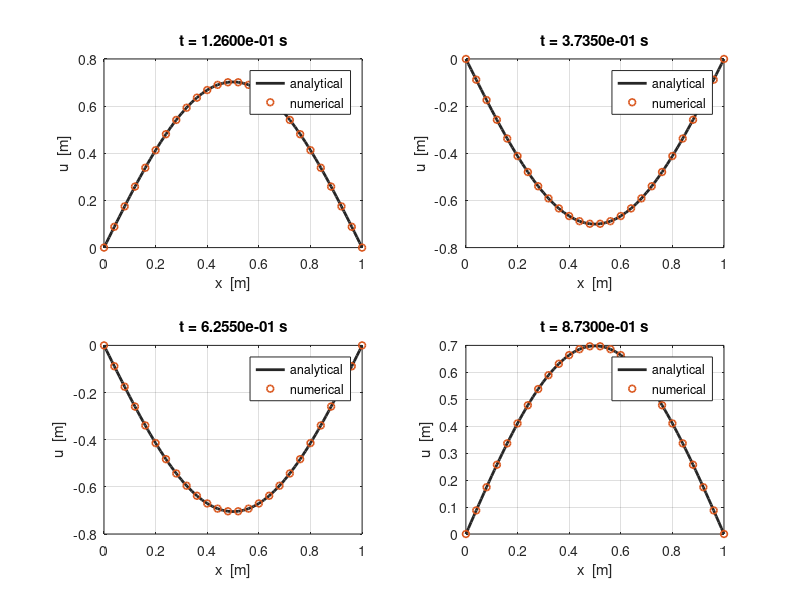
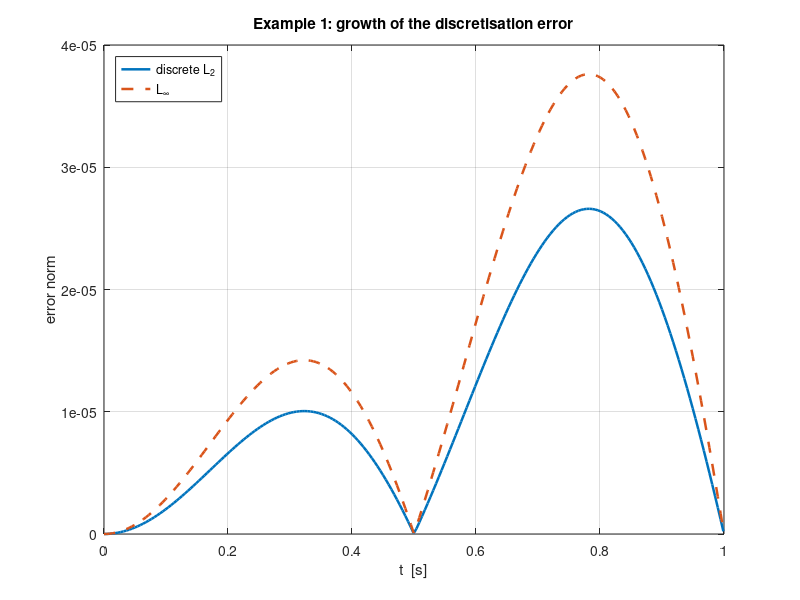
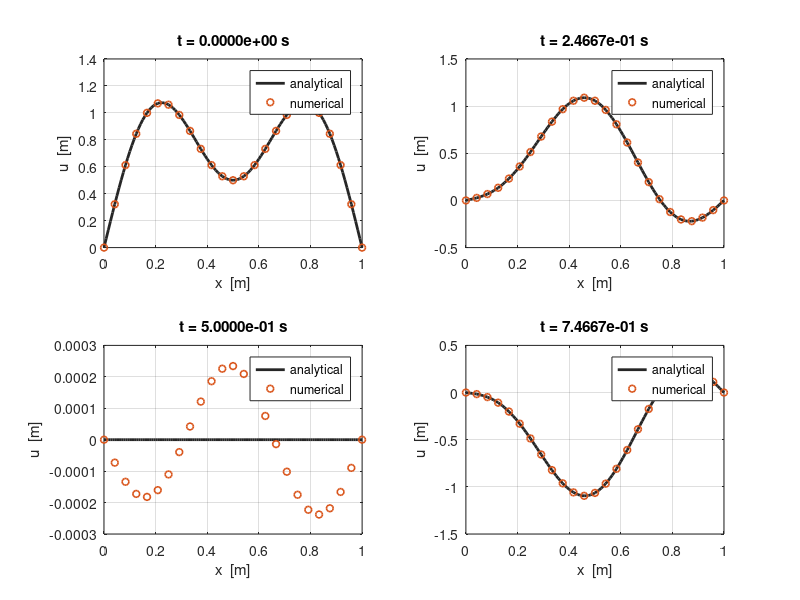
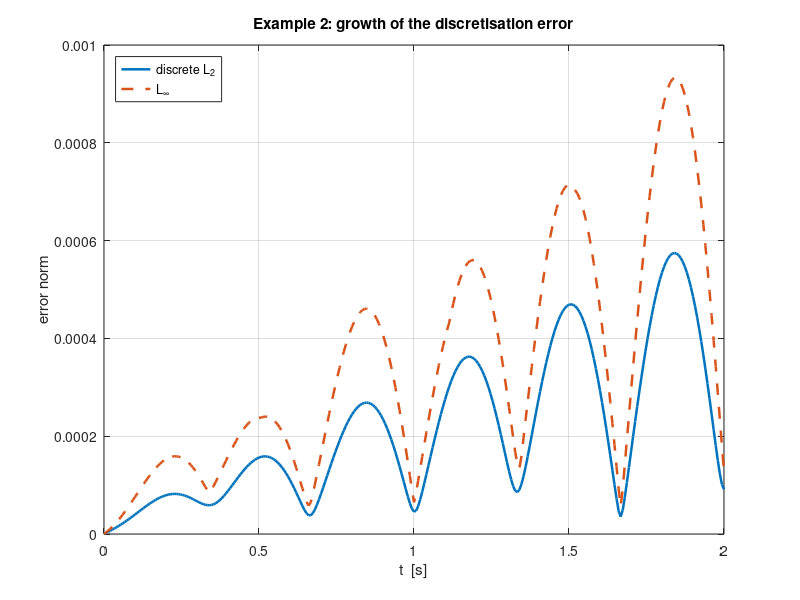

Write MATLAB code to recreate these figures, in order.
function Hyperbolic_NPDE_Solver
%HYPERBOLIC_NPDE_SOLVER  1-D wave equation: four numerical methods.
%
%   Solves   u_tt = c^2*u_xx  on 0 < x < L, t > 0,  with Dirichlet
%   conditions u(0,t) = u(L,t) = 0 and initial data u(x,0) = f(x),
%   u_t(x,0) = g(x), and compares four finite-difference methods with
%   the exact Fourier-series solution.  With r = c*dt/dx and
%   dxx(v) = v(i+1)-2v(i)+v(i-1):
%
%   M1 solveExplicitCTCS      U(i,n+1) = 2U(i,n)-U(i,n-1)+r^2*dxx(U)
%                             3 levels, O(dx^2+dt^2), stable iff r<=1
%   M2 solveImplicitTheta     (I-th*r^2*dxx)U(:,n+1) = ... tridiagonal
%                             solve, unconditionally stable, th >= 1/4
%   M3 solveLaxWendroff       Lax-Wendroff on p = u_t, q = c*u_x, then
%                             u by the trapezoidal rule; dissipative
%   M4 solveCharacteristics   U(i,n+1) = U(i+1,n)+U(i-1,n)-U(i,n-1)
%                             at r = 1; exact when g = 0
%
%   Examples: 1 fundamental string mode (g = 0); 2 superposed modes
%   with g not 0; 3 PHYSICS/EM, a standing wave in a vacuum cavity
%   between two perfect electric conductors, with H recovered from
%   Faraday's law and the stored energy monitored.  A CFL experiment
%   and a grid-refinement study follow.
%
%   Units: x [m], t [s], c [m/s], u [m] (string) or [V/m] (E field).
%   Usage: hyperbolic_npde_solver.  No toolboxes; MATLAB or Octave.

close all;
fprintf('\n%s\n', repmat('=', 1, 68));
fprintf('  HYPERBOLIC PDEs -- 1-D WAVE EQUATION\n');
fprintf('  Four numerical methods verified against exact solutions\n');
fprintf('%s\n', repmat('=', 1, 68));

runExample1();
runExample2();
runExample3EM();
runCFLExperiment();
runConvergenceStudy();
fprintf('\nAll three examples completed successfully.\n\n');
end

%% ---- EXAMPLE 1: fundamental standing mode of a string -----------
function runExample1
%RUNEXAMPLE1  f = sin(pi*x/L), g = 0, c = 2 m/s, L = 1 m.
%   Exact: u(x,t) = sin(pi*x/L)*cos(c*pi*t/L), period T1 = 2L/c = 1 s.
c = 2.0;  L = 1.0;  T = 1.0;  Nx = 100;  rTarget = 0.90;
f   = @(x) sin(pi*x/L);
g   = @(x) zeros(size(x));
uex = @(x,t) sin(pi*x/L) .* cos(c*pi*t/L);

printHeader('EXAMPLE 1', 'Fundamental standing mode of a string');
fprintf('  c = %.4f m/s, L = %.4f m, T = %.4f s\n', c, L, T);

fprintf('\n  (a) Coarse grid reproducing the hand computation\n');
[Uh, xh, th] = solveExplicitCTCS(c, L, 3/32, 4, 0.50, f, g);
printLevelTable(Uh, buildExactField(uex, xh, th), xh, th, 0:2);

fprintf('\n  (b) Four methods on Nx = %d\n', Nx);
compareAllMethods(c, L, T, Nx, rTarget, f, g, uex, 'Example 1');

[U, x, t] = solveExplicitCTCS(c, L, T, Nx, rTarget, f, g);
Uex = buildExactField(uex, x, t);
plotProfiles(U, Uex, x, t, [0.125 0.375 0.625 0.875], ...
    'Example 1: fundamental mode', 'u  [m]');
plotErrorHistory(U, Uex, x, t, 'Example 1');
end

%% ---- EXAMPLE 2: superposed modes, non-zero initial velocity -----
function runExample2
%RUNEXAMPLE2  f = sin(pi*x/L)+0.5*sin(3*pi*x/L),
%   g = (c*pi/2L)*sin(2*pi*x/L).  With omega_n = c*n*pi/L the only
%   non-zero coefficients are A1 = 1, A3 = 1/2 and B2 = 1/4, so the
%   Fourier series terminates and the exact solution is a finite sum.
c = 1.0;  L = 1.0;  T = 2.0;  Nx = 120;  rTarget = 0.80;
w   = @(n) c*n*pi/L;
f   = @(x) sin(pi*x/L) + 0.5*sin(3*pi*x/L);
g   = @(x) (c*pi/(2*L)) * sin(2*pi*x/L);
uex = @(x,t) 1.00*sin(1*pi*x/L).*cos(w(1)*t) ...
           + 0.25*sin(2*pi*x/L).*sin(w(2)*t) ...
           + 0.50*sin(3*pi*x/L).*cos(w(3)*t);

printHeader('EXAMPLE 2', 'Superposed modes, non-zero initial velocity');
fprintf('  c = %.4f m/s, L = %.4f m, T = %.4f s\n', c, L, T);

fprintf('\n  (a) Coarse grid reproducing the hand computation\n');
[Uh, xh, th] = solveExplicitCTCS(c, L, 1/6, 6, 0.50, f, g);
printLevelTable(Uh, buildExactField(uex, xh, th), xh, th, 0:2);

fprintf('\n  (b) Four methods on Nx = %d\n', Nx);
compareAllMethods(c, L, T, Nx, rTarget, f, g, uex, 'Example 2');

[U, x, t] = solveExplicitCTCS(c, L, T, Nx, rTarget, f, g);
Uex = buildExactField(uex, x, t);
plotProfiles(U, Uex, x, t, [0.00 0.25 0.50 0.75], ...
    'Example 2: superposed modes', 'u  [m]');
plotErrorHistory(U, Uex, x, t, 'Example 2');
end

%% ---- EXAMPLE 3: physics/EM, a 1-D PEC cavity resonator ----------
function runExample3EM
%RUNEXAMPLE3EM  Standing wave between two perfect electric conductors
%   a distance d apart.  For E = E_y(x,t)*yhat, H = H_z(x,t)*zhat
%   Maxwell's curl equations reduce to
%       dE_y/dx = -mu0*dH_z/dt ,   dH_z/dx = -eps0*dE_y/dt ,
%   hence  d2E_y/dt2 = c^2*d2E_y/dx2  with c = 1/sqrt(mu0*eps0).  A
%   PEC forces the tangential E to vanish, so E_y(0,t) = E_y(d,t) = 0
%   are physics, not modelling convenience, and f_n = n*c/(2*d).  With
%   E_y(x,0) = E0*sin(pi*x/d) and dE_y/dt(x,0) = 0 the exact fields
%   are E_y = E0*sin(pi*x/d)*cos(w1*t) and
%   H_z = -(E0/eta0)*cos(pi*x/d)*sin(w1*t): a quarter period apart,
%   with the stored energy eps0*E0^2*d/4 constant.
eps0 = 8.8541878128e-12;                 % [F/m]
mu0  = 1.25663706212e-6;                 % [H/m]
c    = 1/sqrt(mu0*eps0);                 % [m/s]
eta0 = sqrt(mu0/eps0);                   % [ohm]
d  = 0.05;                               % PEC separation [m]
E0 = 1.0;                                % field amplitude [V/m]
f1 = c/(2*d);                            % fundamental resonance [Hz]
T1 = 1/f1;                               % period [s]
w1 = pi*c/d;                             % angular frequency [rad/s]
Nx = 200;  rTarget = 0.90;  T = 2*T1;

f   = @(x) E0*sin(pi*x/d);
g   = @(x) zeros(size(x));
uex = @(x,t)  E0*sin(pi*x/d).*cos(w1*t);
Hex = @(x,t) -(E0/eta0)*cos(pi*x/d).*sin(w1*t);

printHeader('EXAMPLE 3', 'PHYSICS/EM: standing wave in a 1-D PEC cavity');
fprintf('  c    = %.9e m/s   (1/sqrt(mu0*eps0))\n', c);
fprintf('  eta0 = %.6f ohm      (sqrt(mu0/eps0))\n', eta0);
fprintf('  d    = %.4f m, E0 = %.2f V/m\n', d, E0);
fprintf('  f1   = %.6f GHz, T1 = %.6f ps\n', f1/1e9, T1*1e12);

fprintf('\n  (a) Coarse grid reproducing the hand computation\n');
[Eh, xh, tCh] = solveExplicitCTCS(c, d, 5.5e-11, 5, 0.80, f, g);
printLevelTable(Eh, buildExactField(uex, xh, tCh), xh, tCh, 0:2);

fprintf('\n  (b) Four methods on Nx = %d\n', Nx);
compareAllMethods(c, d, T, Nx, rTarget, f, g, uex, 'Example 3');

% ---- physics checks on the explicit run -------------------------
[E, x, t, r] = solveExplicitCTCS(c, d, T, Nx, rTarget, f, g);
Eexact = buildExactField(uex, x, t);
[H, xH, tH] = recoverMagneticField(E, x, t, mu0);
Hexact = buildExactField(Hex, xH, tH);
fMeas  = measureFrequency(t, E(round((Nx+1)/2), :));
W      = electromagneticEnergy(E, H, x, eps0, mu0);
Wex    = 0.25*eps0*E0^2*d;

fprintf('\n  Physics verification\n');
fprintf('  analytical resonance f1        : %.9f GHz\n', f1/1e9);
fprintf('  measured  resonance (zero xing): %.9f GHz\n', fMeas/1e9);
fprintf('  relative frequency error       : %.3e\n', abs(fMeas-f1)/f1);
fprintf('  max|H_z| numerical / analytical: %.6e / %.6e A/m\n', ...
    max(abs(H(:))), E0/eta0);
fprintf('  max error in H_z               : %.3e A/m\n', ...
    max(max(abs(H-Hexact))));
fprintf('  E/H peak ratio (should be eta0): %.4f ohm\n', ...
    max(abs(E(:)))/max(abs(H(:))));
fprintf('  stored energy: exact %.6e J/m^2, drift %.3e\n', ...
    Wex, (max(W)-min(W))/Wex);
fprintf('  CFL number used r = %.4f, dt = %.6f ps\n', r, ...
    (t(2)-t(1))*1e12);

plotProfiles(E, Eexact, x, t, T1*[0 0.125 0.25 0.375], ...
    'Example 3: PEC cavity, E_y', 'E_y  [V/m]');
im = round((Nx+1)/2);
plotFieldHistory(t*1e12, [Eexact(im,:); E(im,:)], ...
    tH*1e12, 1e3*[Hexact(1,:); H(1,:)]);
end

%% ---- STUDY A: the CFL stability experiment ----------------------
function runCFLExperiment
%RUNCFLEXPERIMENT  One physical problem, three CFL numbers.  The PDE,
%   the data and the exact solution are those of Example 1; only dt
%   changes, so every difference belongs to the discretisation.
c = 2.0;  L = 1.0;  T = 1.0;  Nx = 50;
rList = [0.50 1.00 1.05];
f   = @(x) sin(pi*x/L);
g   = @(x) zeros(size(x));
uex = @(x,t) sin(pi*x/L).*cos(c*pi*t/L);

printHeader('STUDY A', 'CFL experiment: r < 1, r = 1, r > 1');
fprintf('\n  %-8s %-12s %-12s %-14s %-14s %-9s\n', 'r', 'dt [s]', ...
    't_end [s]', 'max|U| [m]', 'Linf err [m]', 'verdict');
fprintf('  %s\n', repmat('-', 1, 74));
for k = 1:numel(rList)
    [U, x, t, r] = solveExplicitCTCS(c, L, T, Nx, rList(k), f, g);
    [~, ~, eInf] = calculateErrors(U, buildExactField(uex, x, t), x);
    if r > 1 + 1e-12
        verdict = 'UNSTABLE';
    elseif abs(r-1) < 1e-12
        verdict = 'exact';
    else
        verdict = 'stable';
    end
    fprintf('  %-8.3f %-12.6f %-12.6f %-14.4e %-14.4e %-9s\n', ...
        r, t(2)-t(1), t(end), max(abs(U(:,end))), eInf(end), verdict);
end
r = 1.05;
fprintf('\n  r = 1.05: predicted amplification of the sawtooth\n');
fprintf('  mode (theta = pi) per step, |xi| = 2r^2-1+2r*sqrt(r^2-1)');
fprintf(' = %.6f\n', 2*r^2 - 1 + 2*r*sqrt(r^2-1));
end

%% ---- STUDY B: observed order of accuracy ------------------------
function runConvergenceStudy
%RUNCONVERGENCESTUDY  Order p = log2( E(dx)/E(dx/2) ) for each method,
%   with r held fixed so that dt and dx refine together.  A non-zero g
%   is added so that Method 4 is not exact and a genuine order can be
%   measured for all four.  A second-order method must give p -> 2.
c = 2.0;  L = 1.0;  T = 0.5;  rTarget = 0.80;
gridList = [25 50 100 200 400];
f   = @(x) sin(pi*x/L);
g   = @(x) (c*pi/(2*L))*sin(2*pi*x/L);
uex = @(x,t) sin(pi*x/L).*cos(c*pi*t/L) ...
           + 0.25*sin(2*pi*x/L).*sin(2*c*pi*t/L);

printHeader('STUDY B', 'Grid-refinement study at fixed CFL number');
names = {'M1 explicit CTCS', 'M2 implicit theta=1/4', ...
         'M3 Lax-Wendroff', 'M4 characteristics'};
err = zeros(4, numel(gridList));
for k = 1:numel(gridList)
    Nx = gridList(k);
    err(1,k) = peakError(@() solveExplicitCTCS(c,L,T,Nx,rTarget,f,g), uex);
    err(2,k) = peakError(@() solveImplicitTheta(c,L,T,Nx,rTarget,f,g,0.25), uex);
    err(3,k) = peakError(@() solveLaxWendroff(c,L,T,Nx,rTarget,f,g), uex);
    err(4,k) = peakError(@() solveCharacteristics(c,L,T,Nx,f,g), uex);
end
for m = 1:4
    fprintf('\n  %s\n', names{m});
    fprintf('  %-8s %-12s %-16s %-10s\n', 'Nx', 'dx [m]', ...
        'Linf error', 'order p');
    fprintf('  %s\n', repmat('-', 1, 50));
    for k = 1:numel(gridList)
        dx = L/gridList(k);
        if k == 1
            fprintf('  %-8d %-12.6f %-16.6e %-10s\n', ...
                gridList(k), dx, err(m,k), '--');
        else
            fprintf('  %-8d %-12.6f %-16.6e %-10.3f\n', gridList(k), ...
                dx, err(m,k), log2(err(m,k-1)/err(m,k)));
        end
    end
end
figure('Name', 'Grid-refinement study', 'NumberTitle', 'off', ...
       'Color', 'w');
dxList = L ./ gridList;
marks = {'o-', 's-', 'd-', '^-'};
for m = 1:4
    loglog(dxList, max(err(m,:), eps), marks{m}, 'LineWidth', 1.6, ...
        'MarkerSize', 6); hold on;
end
loglog(dxList, err(1,1)*(dxList/dxList(1)).^2, 'k--', 'LineWidth', 1.2);
hold off; grid on;
xlabel('\Deltax  [m]'); ylabel('L_\infty error');
title('Observed convergence at fixed CFL number');
legend([names, {'slope 2'}], 'Location', 'northwest');
end

%% ---- METHOD 1: explicit centred scheme (CTCS, leap-frog) --------
function [U, x, t, r] = solveExplicitCTCS(c, L, T, Nx, rTarget, f, g)
%SOLVEEXPLICITCTCS  U(i,n+1) = 2U-U(old) + r^2*dxx(U), r = c*dt/dx.
%   Three-level, matrix-free, O(dx^2+dt^2), stable iff r <= 1.
[x, t, dx, dt, r, Nt] = makeGrid(c, L, T, Nx, rTarget);       %#ok<ASGLU>
if r > 1 + 1e-12
    warning('npde:cfl', 'r = %.4f > 1: CTCS is unstable.', r);
end
U      = zeros(Nx+1, Nt+1);
U(:,1) = f(x);                              % level n = 0
U([1 end], 1) = 0;                          % Dirichlet corners
in = 2:Nx;                                  % interior node indices
U(in,2) = U(in,1) + dt*g(x(in)) ...
        + 0.5*r^2*( U(in+1,1) - 2*U(in,1) + U(in-1,1) );
last = Nt + 1;
for n = 2:Nt
    U(in,n+1) = 2*U(in,n) - U(in,n-1) ...
              + r^2*( U(in+1,n) - 2*U(in,n) + U(in-1,n) );
    U([1 end], n+1) = 0;                    % re-impose the BCs
    if ~all(isfinite(U(:,n+1))) || max(abs(U(:,n+1))) > 1e12
        last = n + 1;
        fprintf('  *** blow-up guard at t = %.4e s ***\n', t(n+1));
        break;
    end
end
U = U(:, 1:last);  t = t(1:last);
end

%% ---- METHOD 2: implicit theta-weighted scheme -------------------
function [U, x, t, r] = solveImplicitTheta(c, L, T, Nx, rTarget, ...
                                          f, g, theta)
%SOLVEIMPLICITTHETA  Weighted three-level scheme,
%   ( I - theta*r^2*dxx ) U(:,n+1) = 2U(:,n) - U(:,n-1)
%       + (1-2*theta)*r^2*dxx( U(:,n) ) + theta*r^2*dxx( U(:,n-1) ).
%   Unconditionally stable for theta >= 1/4; theta = 0 recovers
%   Method 1; theta = 1/4 is Newmark average acceleration.
[x, t, dx, dt, r, Nt] = makeGrid(c, L, T, Nx, rTarget);       %#ok<ASGLU>
m  = Nx - 1;                                % number of unknowns
lo = -theta*r^2 * ones(m,1);                % sub-diagonal
di = (1 + 2*theta*r^2) * ones(m,1);         % main diagonal
up = -theta*r^2 * ones(m,1);                % super-diagonal
U      = zeros(Nx+1, Nt+1);
U(:,1) = f(x);
U([1 end], 1) = 0;
gv = g(x);
% start-up level, from the same ghost-node elimination
rhs = U(2:Nx,1) + dt*gv(2:Nx) ...
    + 0.5*(1-2*theta)*r^2*dxx(U(:,1), Nx) ...
    - theta*r^2*dt*dxx(gv, Nx);
U(2:Nx,2) = thomas(lo, di, up, rhs);
U([1 end], 2) = 0;
for n = 2:Nt
    rhs = 2*U(2:Nx,n) - U(2:Nx,n-1) ...
        + (1-2*theta)*r^2*dxx(U(:,n), Nx) ...
        + theta*r^2*dxx(U(:,n-1), Nx);
    U(2:Nx,n+1) = thomas(lo, di, up, rhs);
    U([1 end], n+1) = 0;
end
end

%% ---- METHOD 3: Lax-Wendroff on the first-order system -----------
function [U, x, t, r] = solveLaxWendroff(c, L, T, Nx, rTarget, f, g)
%SOLVELAXWENDROFF  p = u_t, q = c*u_x, then Lax-Wendroff on
%   p_t = c*q_x, q_t = c*p_x, and u recovered by the trapezoidal rule.
%   Two levels, O(dx^2+dt^2), dissipative, stable iff r <= 1.  At a
%   Dirichlet wall u vanishes for all t, so p is odd and q is even
%   about the wall; the ghost values below encode exactly that
%   symmetry and keep the boundary second-order accurate.
[x, t, dx, dt, r, Nt] = makeGrid(c, L, T, Nx, rTarget);
if r > 1 + 1e-12
    warning('npde:cfl', 'r = %.4f > 1: Lax-Wendroff is unstable.', r);
end
U      = zeros(Nx+1, Nt+1);
U(:,1) = f(x);
U([1 end], 1) = 0;
p = g(x);  p([1 end]) = 0;                   % p = u_t
fv = U(:,1);
q = zeros(Nx+1, 1);                          % q = c*u_x
q(2:Nx) = c*( fv(3:Nx+1) - fv(1:Nx-1) ) / (2*dx);
q(1)    = c*( fv(2) + fv(2) ) / (2*dx);      % odd mirror f(-1)=-f(1)
q(Nx+1) = c*( -fv(Nx) - fv(Nx) ) / (2*dx);
for n = 1:Nt
    pE = [-p(2); p; -p(Nx)];                 % p odd  about the walls
    qE = [ q(2); q; q(Nx)];                  % q even about the walls
    j  = 2:Nx+2;                             % extended interior
    pNew = pE(j) + 0.5*r*( qE(j+1) - qE(j-1) ) ...
         + 0.5*r^2*( pE(j+1) - 2*pE(j) + pE(j-1) );
    qNew = qE(j) + 0.5*r*( pE(j+1) - pE(j-1) ) ...
         + 0.5*r^2*( qE(j+1) - 2*qE(j) + qE(j-1) );
    U(:,n+1) = U(:,n) + 0.5*dt*( p + pNew );
    p = pNew;  q = qNew;
    p([1 end]) = 0;                          % exact at a PEC/fixed end
    U([1 end], n+1) = 0;
end
end

%% ---- METHOD 4: method of characteristics (d'Alembert) -----------
function [U, x, t, r] = solveCharacteristics(c, L, T, Nx, f, g)
%SOLVECHARACTERISTICS  Unit-CFL marching on the characteristic grid.
%   With dt = dx/c exactly, the CTCS stencil collapses to
%       U(i,n+1) = U(i+1,n) + U(i-1,n) - U(i,n-1),
%   d'Alembert's formula on the grid: the centre node disappears and
%   no dispersion error is committed.  The start-up level is the
%   characteristic average U(i,1) = ( f(i+1)+f(i-1) )/2 + dt*g(i).
%   dt is not a free parameter: r = 1 always.
[x, t, dx, dt, r, Nt] = makeGrid(c, L, T, Nx, 1.0);           %#ok<ASGLU>
U      = zeros(Nx+1, Nt+1);
U(:,1) = f(x);
U([1 end], 1) = 0;
in = 2:Nx;
U(in,2) = 0.5*( U(in+1,1) + U(in-1,1) ) + dt*g(x(in));
U([1 end], 2) = 0;
for n = 2:Nt
    U(in,n+1) = U(in+1,n) + U(in-1,n) - U(in,n-1);
    U([1 end], n+1) = 0;
end
end

%% ---- electromagnetic post-processing (Example 3) ----------------
function [H, xH, tH] = recoverMagneticField(E, x, t, mu0)
%RECOVERMAGNETICFIELD  Faraday's law on the staggered Yee grid,
%       H(i+1/2,n+1/2) = H(i+1/2,n-1/2)
%                      - dt/(mu0*dx) * ( E(i+1,n) - E(i,n) ),
%   which is exactly Yee's FDTD update.  H lives at the cell centres
%   xH and the half time levels tH, in time quadrature with E.  H_z is
%   odd in time about t = 0, so H(-1/2) = -H(+1/2) and the first half
%   step carries the factor 1/2.
dx = x(2) - x(1);
dt = t(2) - t(1);
xH = 0.5*( x(1:end-1) + x(2:end) );
tH = t(1:end-1) + 0.5*dt;
H  = zeros(numel(xH), numel(tH));
H(:,1) = -0.5*dt/(mu0*dx) * ( E(2:end,1) - E(1:end-1,1) );
for n = 2:numel(tH)
    H(:,n) = H(:,n-1) - dt/(mu0*dx) * ( E(2:end,n) - E(1:end-1,n) );
end
end

function W = electromagneticEnergy(E, H, x, eps0, mu0)
%ELECTROMAGNETICENERGY  Stored energy per unit area [J/m^2],
%   W = integral( eps0*E^2/2 + mu0*H^2/2 ) dx, with the magnetic term
%   averaged over the two half time levels straddling t^n.
dx = x(2) - x(1);
nT = size(H,2);
W  = zeros(1, nT-1);
for n = 2:nT
    we = 0.5*eps0*dx*( sum(E(2:end-1,n).^2) ...
                     + 0.5*(E(1,n)^2 + E(end,n)^2) );
    wh = 0.5*mu0 *dx* sum( 0.5*(H(:,n-1).^2 + H(:,n).^2) );
    W(n-1) = we + wh;
end
end

function fMeas = measureFrequency(t, y)
%MEASUREFREQUENCY  Frequency from linearly interpolated zero
%   crossings: consecutive crossings are half a period apart.
s = sign(y);
k = find(s(1:end-1).*s(2:end) < 0);
tz = t(k) - y(k).*(t(k+1)-t(k))./(y(k+1)-y(k));
fMeas = 1 / (2*mean(diff(tz)));
end

%% ---- shared numerical utilities ---------------------------------
function [x, t, dx, dt, r, Nt] = makeGrid(c, L, T, Nx, rTarget)
%MAKEGRID  Uniform space-time grid; dt is derived from the CFL number,
%   so stability is an input choice and never an accident.
dx = L / Nx;
dt = rTarget * dx / c;
Nt = max(1, round(T/dt));
x  = transpose(linspace(0, L, Nx+1));
t  = (0:Nt) * dt;
r  = c * dt / dx;
end

function d2 = dxx(v, Nx)
%DXX  Centred second difference on the interior nodes, delta_x^2 v.
d2 = v(3:Nx+1) - 2*v(2:Nx) + v(1:Nx-1);
end

function y = thomas(lo, di, up, rhs)
%THOMAS  Tridiagonal solve (Thomas algorithm), O(m) work.  Solves
%   lo(i)*y(i-1) + di(i)*y(i) + up(i)*y(i+1) = rhs(i).
m = numel(rhs);
cp = zeros(m,1);  dp = zeros(m,1);  y = zeros(m,1);
cp(1) = up(1)/di(1);
dp(1) = rhs(1)/di(1);
for i = 2:m
    den   = di(i) - lo(i)*cp(i-1);
    cp(i) = up(i)/den;
    dp(i) = ( rhs(i) - lo(i)*dp(i-1) )/den;
end
y(m) = dp(m);
for i = m-1:-1:1
    y(i) = dp(i) - cp(i)*y(i+1);
end
end

function Uex = buildExactField(uexact, x, t)
%BUILDEXACTFIELD  Sample the analytical solution on the whole grid, so
%   that it can be compared entrywise with the numerical field.
[tG, xG] = meshgrid(t, x);
Uex = uexact(xG, tG);
end

function [errField, errL2, errInf] = calculateErrors(U, Uex, x)
%CALCULATEERRORS  Pointwise, discrete L2 and L-infinity errors.  The
%   factor dx makes errL2 approximate the continuous L2(0,L) norm, so
%   errors from different grids are directly comparable.
dx       = x(2) - x(1);
errField = abs(U - Uex);
errL2    = sqrt( dx * sum(errField.^2, 1) );
errInf   = max(errField, [], 1);
end

function e = peakError(solverThunk, uexact)
%PEAKERROR  Worst L-infinity error over the whole run of one method.
[U, x, t] = solverThunk();
[~, ~, eInf] = calculateErrors(U, buildExactField(uexact, x, t), x);
e = max(eInf);
end

function compareAllMethods(c, L, T, Nx, rTarget, f, g, uexact, tag)
%COMPAREALLMETHODS  Run the four methods on one problem and tabulate
%   the CFL number actually used, the error norms and the cost.
names = {'M1 explicit CTCS  ', 'M2 implicit th=1/4', ...
         'M3 Lax-Wendroff   ', 'M4 characteristics'};
fprintf('  %-18s %-7s %-9s %-13s %-13s\n', 'method', 'r', 'steps', ...
    'max L2 err', 'max Linf err');
fprintf('  %s\n', repmat('-', 1, 64));
for m = 1:4
    switch m
      case 1, [U,x,t,r] = solveExplicitCTCS(c,L,T,Nx,rTarget,f,g);
      case 2, [U,x,t,r] = solveImplicitTheta(c,L,T,Nx,rTarget,f,g,0.25);
      case 3, [U,x,t,r] = solveLaxWendroff(c,L,T,Nx,rTarget,f,g);
      case 4, [U,x,t,r] = solveCharacteristics(c,L,T,Nx,f,g);
    end
    [~, eL2, eInf] = calculateErrors(U, buildExactField(uexact,x,t), x);
    fprintf('  %-18s %-7.4f %-9d %-13.4e %-13.4e\n', ...
        names{m}, r, numel(t)-1, max(eL2), max(eInf));
end
fprintf('  (%s, Nx = %d, requested r = %.2f)\n', tag, Nx, rTarget);
end

%% ---- reporting and plotting -------------------------------------
function printHeader(label, description)
%PRINTHEADER  Console banner for one example or study.
fprintf('\n%s\n', repmat('-', 1, 68));
fprintf(' %s: %s\n', label, description);
fprintf('%s\n', repmat('-', 1, 68));
end

function printLevelTable(U, Uex, x, t, levels)
%PRINTLEVELTABLE  Full space profile at the first few time levels,
%   which is what a hand computation produces.
for n = levels
    fprintf('  n = %d,  t = %.6e\n', n, t(n+1));
    fprintf('  %-6s %-16s %-16s %-12s\n', 'i', 'numerical', ...
        'analytical', '|error|');
    for i = 1:numel(x)
        fprintf('  %-6d %-16.8f %-16.8f %-12.3e\n', i-1, ...
            U(i,n+1), Uex(i,n+1), abs(U(i,n+1)-Uex(i,n+1)));
    end
end
end

function plotProfiles(U, Uex, x, t, times, titleText, yLabel)
%PLOTPROFILES  Numerical and analytical profiles at selected times.
%   The exact solution is a continuous line and the numerical one is
%   thinned markers, so agreement is visible rather than hidden.
stride = max(1, round(numel(x)/25));
figure('Name', titleText, 'NumberTitle', 'off', 'Color', 'w');
for k = 1:numel(times)
    [~, n] = min(abs(t - times(k)));
    subplot(2, 2, k);
    plot(x, Uex(:,n), '-', 'LineWidth', 2, 'Color', [.15 .15 .15]);
    hold on;
    plot(x(1:stride:end), U(1:stride:end,n), 'o', 'MarkerSize', 5, ...
        'LineWidth', 1.2, 'Color', [.85 .33 .10]);
    hold off; grid on;
    xlabel('x  [m]'); ylabel(yLabel);
    title(sprintf('t = %.4e s', t(n)));
    legend('analytical', 'numerical', 'Location', 'best');
end
end

function plotErrorHistory(U, Uex, x, t, tagText)
%PLOTERRORHISTORY  Discrete L2 and L-infinity error versus time.
[~, eL2, eInf] = calculateErrors(U, Uex, x);
figure('Name', [tagText ': error vs time'], 'NumberTitle', 'off', ...
       'Color', 'w');
plot(t, eL2, '-', 'LineWidth', 1.8, 'Color', [0 .45 .74]); hold on;
plot(t, eInf, '--', 'LineWidth', 1.8, 'Color', [.85 .33 .10]);
hold off; grid on;
xlabel('t  [s]'); ylabel('error norm');
title([tagText ': growth of the discretisation error']);
legend('discrete L_2', 'L_\infty', 'Location', 'northwest');
end

function plotFieldHistory(tE, Erows, tH, Hrows)
%PLOTFIELDHISTORY  E at the cavity centre and H at the PEC wall, each
%   passed as [analytical; numerical].  The quarter-period phase shift
%   between them is the signature of a standing wave: energy sloshes
%   between the electric and magnetic reservoirs twice per cycle.
lbl = {'E_y(d/2,t)  [V/m]', 'H_z(\Deltax/2,t)  [mA/m]'};
ttl = {'Electric field at the cavity centre', ...
       'Magnetic field beside the PEC wall (quarter-period lag)'};
figure('Name', 'Example 3: E and H histories', 'NumberTitle', ...
       'off', 'Color', 'w');
for k = 1:2
    if k == 1, tv = tE; rows = Erows; else, tv = tH; rows = Hrows; end
    subplot(2,1,k);
    plot(tv, rows(1,:), '-', 'LineWidth', 2, 'Color', [.15 .15 .15]);
    hold on;
    plot(tv, rows(2,:), '--', 'LineWidth', 1.4, 'Color', [.85 .33 .10]);
    hold off; grid on;
    xlabel('t  [ps]'); ylabel(lbl{k}); title(ttl{k});
    legend('analytical', 'numerical', 'Location', 'northeast');
end
end
